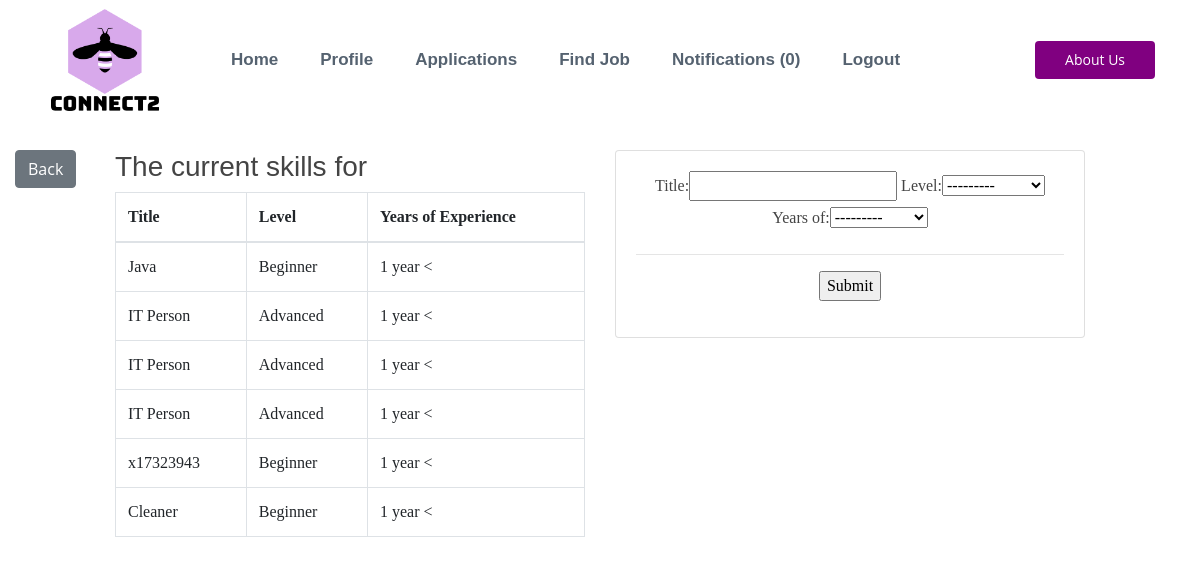
Screenshot of /createskill/ (signed in) with the database file from the repository.
### account/models.py (models this page shows, shortened)
class EmployeeSkill(models.Model):
    skill_level = (
        ('Beginner', 'Beginner'),
        ('Intermediate', 'Intermediate'),
        ('Advanced', 'Advanced'),
    )
    years_of = (
        ('1 year <', '1 year <'),
        ('1 - 2 years', '1 - 2 years'),
        ('2 - 5 years', '2 - 5 years'),
        ('5 - 10 years', '5 - 10 years'),
        ('10+ years', '10+ years'),
    )
    employee = models.ForeignKey(
        Employee, on_delete=models.CASCADE, null=True)
    title = models.CharField(max_length=200, blank=True)
    level = models.CharField(max_length=200, blank=False, choices=skill_level)
    years_of = models.CharField(max_length=200, blank=True, choices=years_of)
    description = models.TextField(max_length=400, blank=True)

### employee/views.py (the view, shortened to what this page needs)
# urls.py: path('createskill/', createSkill, name='createskill'),
def createSkill(request):
    form = SkillForm()
    employee = Employee.objects.get(user=request.user)
    skills = employee.employeeskill_set.all()
    experiences = employee.experience_set.all()
    context = {'employee': employee, 'skills': skills,
               'experiences': experiences, }
    context = {'form': form, 'employee': employee, 'skills': skills,
               'experiences': experiences}
    return render(request, 'employee/skills_form.html', context)

### employee/forms.py
class SkillForm(ModelForm):
    class Meta:
        model = EmployeeSkill
        fields = ('title',  'level', 'years_of')
    labels = {
        "title": "Title of Skill",
        "level": "Level",
        "years_of": "Years of Experience",
    }
    widgets = {
        'title': forms.TextInput(attrs={'class': 'form-control'}),
        'level': forms.Select(attrs={'class': 'form-control'}),
        'years_of': forms.Select(attrs={'class': 'form-control'}),
    }

### notifications/context_processors.py (called while the page is built)
def notifications(request):
    if request.user.is_authenticated:
        return {'notifications': request.user.notifications.filter(is_read=False)}
    else:
        return {'notifications': []}

### employee/templates/employee/skills_form.html (shortened to what this page needs)
{% extends 'employee/core.html' %}
{% load static %}
{% block content %}
<div class="container-fluid">
    <div class="row">
        <div class="col-md-1">
            <a class="btn  btn-secondary" href="{% url 'employee-profile'  %}">Back</a>
        </div>
        <div class="col-md-10">
            <div class="row">
                <div class="col-md-6">
                    <h3>
                        The current skills for {{job.title}}
                    </h3>
                    <table class="table table-bordered">
                        <thead>
                            <tr>
                                <th>
                                    Title
                                </th>
                                <th>
                                    Level
                                </th>
                                <th>
                                    Years of Experience
                                </th>
                            </tr>
                        </thead>
                        <tbody>
                            {% for skill in skills %}
                            <tr>
                                <td>
                                    {{skill.title}}
                                </td>
                                <td>
                                    {{skill.level}}
                                </td>
                                <td>
                                    {{skill.years_of}}
                                </td>
                                {% endfor %}
                            </tr>
                        </tbody>
                    </table>
                </div>
                <div class="col-md-6 centerit">
                    <div class="card card-body">
                        <div class="form-group">
                            <form action="" method="POST">
                                {{form}}
                                <hr>
                                <input type="submit" name="Submit">
                            </form>
                        </div>
                    </div>
                </div>
            </div>
        </div>
        <div class="col-md-1">
        </div>
    </div>
</div>
{% endblock %}

### static/core.css (style rules this page uses)
.form-group { text-align: center; }
table { counter-reset: tableCount; font-family: Georgia; }
.card { font-family: Georgia; }
body { font-family: "Open Sans", sans-serif; color: #444444; }
a { color: #d9232d; }
h1, h2, h3, h4, h5, h6 { font-family: "Raleway", sans-serif; }

### rows the page displays
EmployeeSkill: title "Java", level "Beginner", years_of "1 year <"
EmployeeSkill: title "IT Person", level "Advanced", years_of "1 year <"
EmployeeSkill: title "IT Person", level "Advanced", years_of "1 year <"
EmployeeSkill: title "IT Person", level "Advanced", years_of "1 year <"
EmployeeSkill: title "x17323943", level "Beginner", years_of "1 year <"
EmployeeSkill: title "Cleaner", level "Beginner", years_of "1 year <"

### other values shown
{{ notifications.count }} "0"
